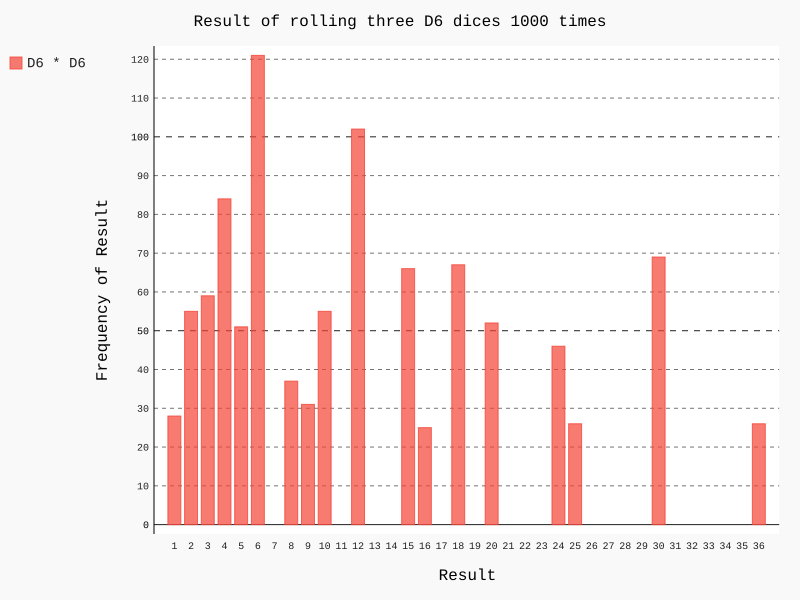

This chart was generated by the following Python code:
from die import Die
import pygal

die_1 = Die(6)
die_2 = Die(6)

results = []
for i in range(1000):
    result = die_1.roll() * die_2.roll()
    results.append(result)
"""
x_set = set()
for result in results:
    x_set.add(result)

x_labels = []
while len(x_set) > 0:
    x_labels.append(x_set.pop())
x_labels.sort()
"""
frequencies = []
for j in range(1, 37):
    frequencies.append(results.count(j))

hist = pygal.Bar()

hist.title = "Result of rolling three D6 dices 1000 times"
hist.x_labels = range(1, 37)
hist.x_title = "Result"
hist.y_title = "Frequency of Result"

hist.add('D6 * D6', frequencies)
hist.render_to_file('15-9.svg')
